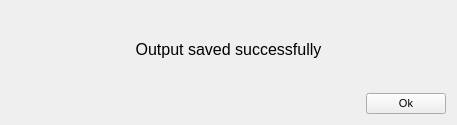
<?xml version="1.0" encoding="UTF-8"?>
<ui version="4.0">
 <class>Form</class>
 <widget class="QWidget" name="Form">
  <property name="geometry">
   <rect>
    <x>0</x>
    <y>0</y>
    <width>457</width>
    <height>125</height>
   </rect>
  </property>
  <property name="windowTitle">
   <string>Form</string>
  </property>
  <layout class="QGridLayout" name="gridLayout">
   <item row="0" column="0">
    <layout class="QVBoxLayout" name="verticalLayout">
     <item>
      <widget class="QLabel" name="label">
       <property name="font">
        <font>
         <pointsize>12</pointsize>
        </font>
       </property>
       <property name="text">
        <string>Output saved successfully</string>
       </property>
       <property name="alignment">
        <set>Qt::AlignCenter</set>
       </property>
      </widget>
     </item>
     <item alignment="Qt::AlignRight">
      <widget class="QPushButton" name="ok_pushO">
       <property name="font">
        <font>
         <pointsize>8</pointsize>
        </font>
       </property>
       <property name="text">
        <string>Ok</string>
       </property>
      </widget>
     </item>
    </layout>
   </item>
  </layout>
 </widget>
 <resources/>
 <connections/>
</ui>
